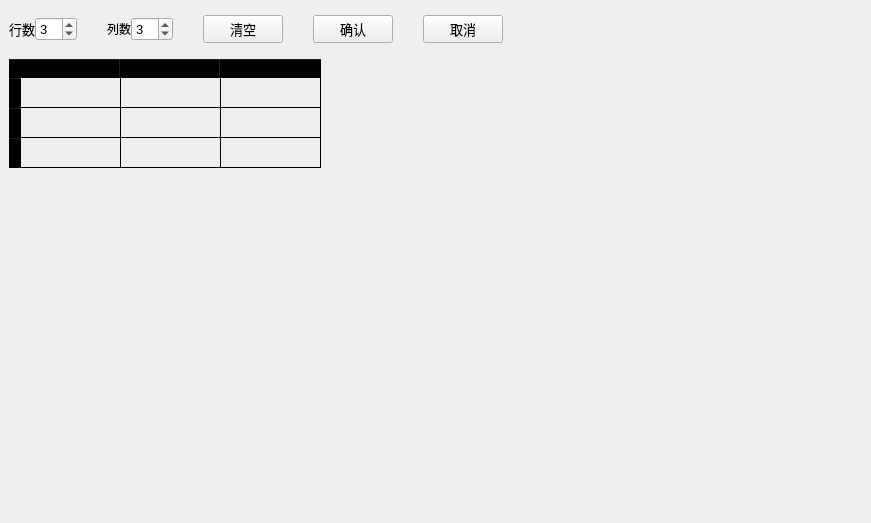
<?xml version="1.0" encoding="UTF-8"?>
<ui version="4.0">
 <class>MatrixInput</class>
 <widget class="QDockWidget" name="MatrixInput">
  <property name="geometry">
   <rect>
    <x>0</x>
    <y>0</y>
    <width>871</width>
    <height>523</height>
   </rect>
  </property>
  <property name="windowTitle">
   <string>DockWidget</string>
  </property>
  <widget class="QWidget" name="dockWidgetContents">
   <layout class="QGridLayout" name="gridLayout_2">
    <item row="0" column="0">
     <layout class="QGridLayout" name="gridLayout">
      <property name="horizontalSpacing">
       <number>30</number>
      </property>
      <property name="verticalSpacing">
       <number>10</number>
      </property>
      <item row="1" column="6">
       <layout class="QHBoxLayout" name="horizontalLayout_2">
        <item>
         <widget class="QLabel" name="label_2">
          <property name="font">
           <font>
            <pointsize>9</pointsize>
           </font>
          </property>
          <property name="text">
           <string>列数</string>
          </property>
          <property name="openExternalLinks">
           <bool>false</bool>
          </property>
         </widget>
        </item>
        <item>
         <widget class="QSpinBox" name="spinBox_Cols">
          <property name="font">
           <font>
            <pointsize>10</pointsize>
           </font>
          </property>
          <property name="value">
           <number>3</number>
          </property>
         </widget>
        </item>
       </layout>
      </item>
      <item row="1" column="5">
       <layout class="QHBoxLayout" name="horizontalLayout">
        <item>
         <widget class="QLabel" name="label">
          <property name="font">
           <font>
            <pointsize>10</pointsize>
           </font>
          </property>
          <property name="text">
           <string>行数</string>
          </property>
         </widget>
        </item>
        <item>
         <widget class="QSpinBox" name="spinBox_Rows">
          <property name="minimumSize">
           <size>
            <width>0</width>
            <height>0</height>
           </size>
          </property>
          <property name="font">
           <font>
            <pointsize>10</pointsize>
           </font>
          </property>
          <property name="value">
           <number>3</number>
          </property>
         </widget>
        </item>
       </layout>
      </item>
      <item row="1" column="10">
       <spacer name="horizontalSpacer_2">
        <property name="orientation">
         <enum>Qt::Horizontal</enum>
        </property>
        <property name="sizeHint" stdset="0">
         <size>
          <width>10</width>
          <height>40</height>
         </size>
        </property>
       </spacer>
      </item>
      <item row="1" column="8">
       <widget class="QPushButton" name="pushButton">
        <property name="font">
         <font>
          <pointsize>10</pointsize>
         </font>
        </property>
        <property name="text">
         <string>确认</string>
        </property>
       </widget>
      </item>
      <item row="2" column="5" colspan="6">
       <widget class="QTableWidget" name="tableWidget">
        <property name="font">
         <font>
          <pointsize>10</pointsize>
         </font>
        </property>
        <property name="styleSheet">
         <string notr="true">background:transparent;
border-radius:1px;
gridline-color:A7 A7 A7;</string>
        </property>
        <property name="autoScrollMargin">
         <number>8</number>
        </property>
        <property name="showGrid">
         <bool>true</bool>
        </property>
        <property name="gridStyle">
         <enum>Qt::SolidLine</enum>
        </property>
        <property name="sortingEnabled">
         <bool>false</bool>
        </property>
        <property name="rowCount">
         <number>3</number>
        </property>
        <property name="columnCount">
         <number>3</number>
        </property>
        <attribute name="horizontalHeaderCascadingSectionResizes">
         <bool>false</bool>
        </attribute>
        <row/>
        <row/>
        <row/>
        <column/>
        <column/>
        <column/>
       </widget>
      </item>
      <item row="1" column="9">
       <widget class="QPushButton" name="pushButton_2">
        <property name="font">
         <font>
          <pointsize>10</pointsize>
         </font>
        </property>
        <property name="text">
         <string>取消</string>
        </property>
       </widget>
      </item>
      <item row="1" column="7">
       <widget class="QPushButton" name="pushButton_3">
        <property name="font">
         <font>
          <pointsize>10</pointsize>
         </font>
        </property>
        <property name="text">
         <string>清空</string>
        </property>
       </widget>
      </item>
     </layout>
    </item>
   </layout>
  </widget>
 </widget>
 <resources/>
 <connections/>
</ui>
